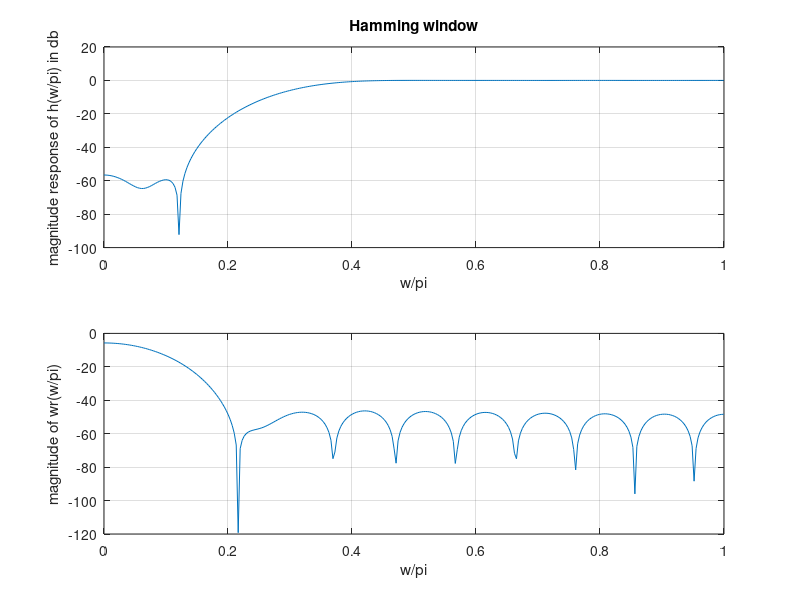

This figure's MATLAB source:
N=21;
wc=0.3*pi;
n=0:1:N-1;
eps=0.001;
alpha=(N-1)/2;
hd=(sin(pi*(n-alpha+eps))-sin(wc*(n-alpha+eps)))./(pi*(n-alpha+eps));
wr=hamming(N);
h=hd.*wr';
w=0:0.01:pi;
H=freqz(h,1,w);
subplot(2,1,1);
plot(w/pi,20*log10(abs(H)));
grid on;
xlabel('w/pi');
ylabel('magnitude response of h(w/pi) in db');
title("Hamming window");
w1=freqz(wr/N,1,w);
subplot(2,1,2)
plot(w/pi,20*log10(abs(w1)));
grid on;
xlabel('w/pi');
ylabel('magnitude of wr(w/pi)');
